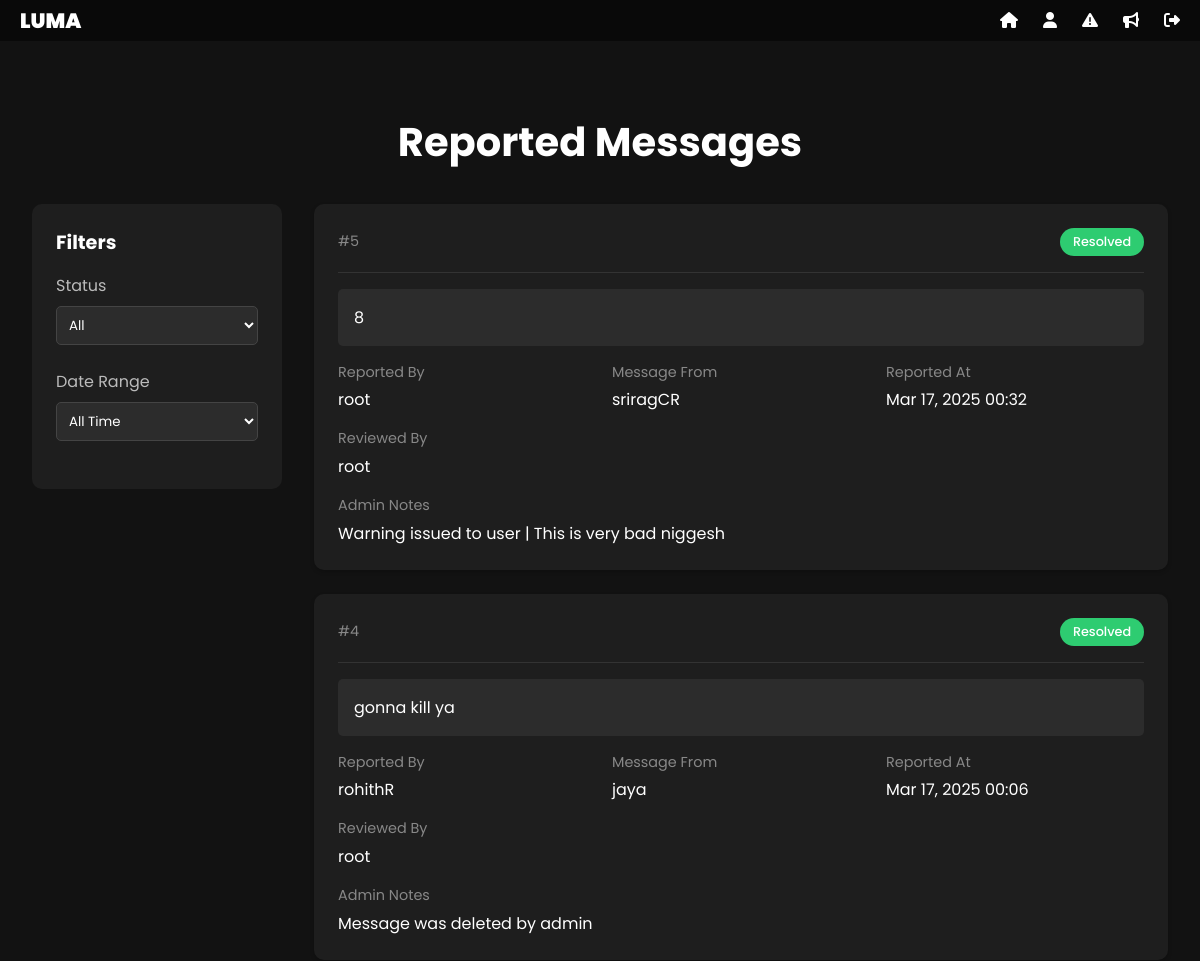
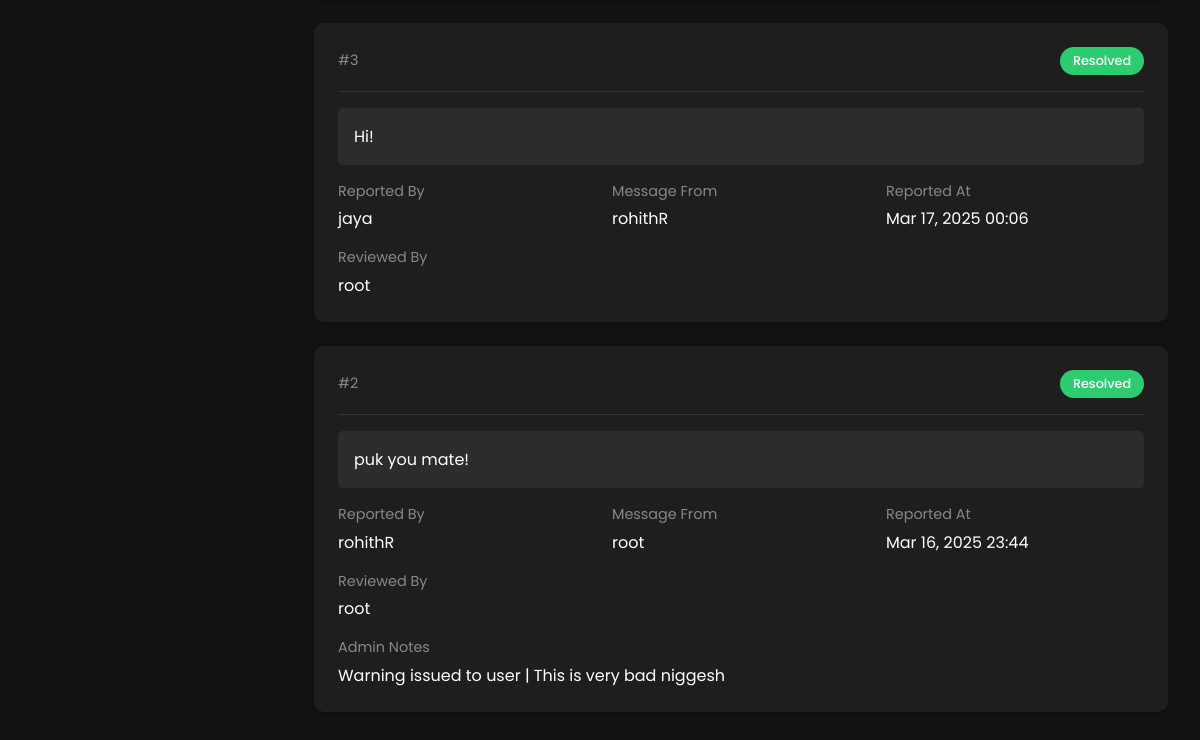
/admin-dashboard/reports/ (signed in), run on an earlier commit of the app's database (2 pictures, top to bottom).
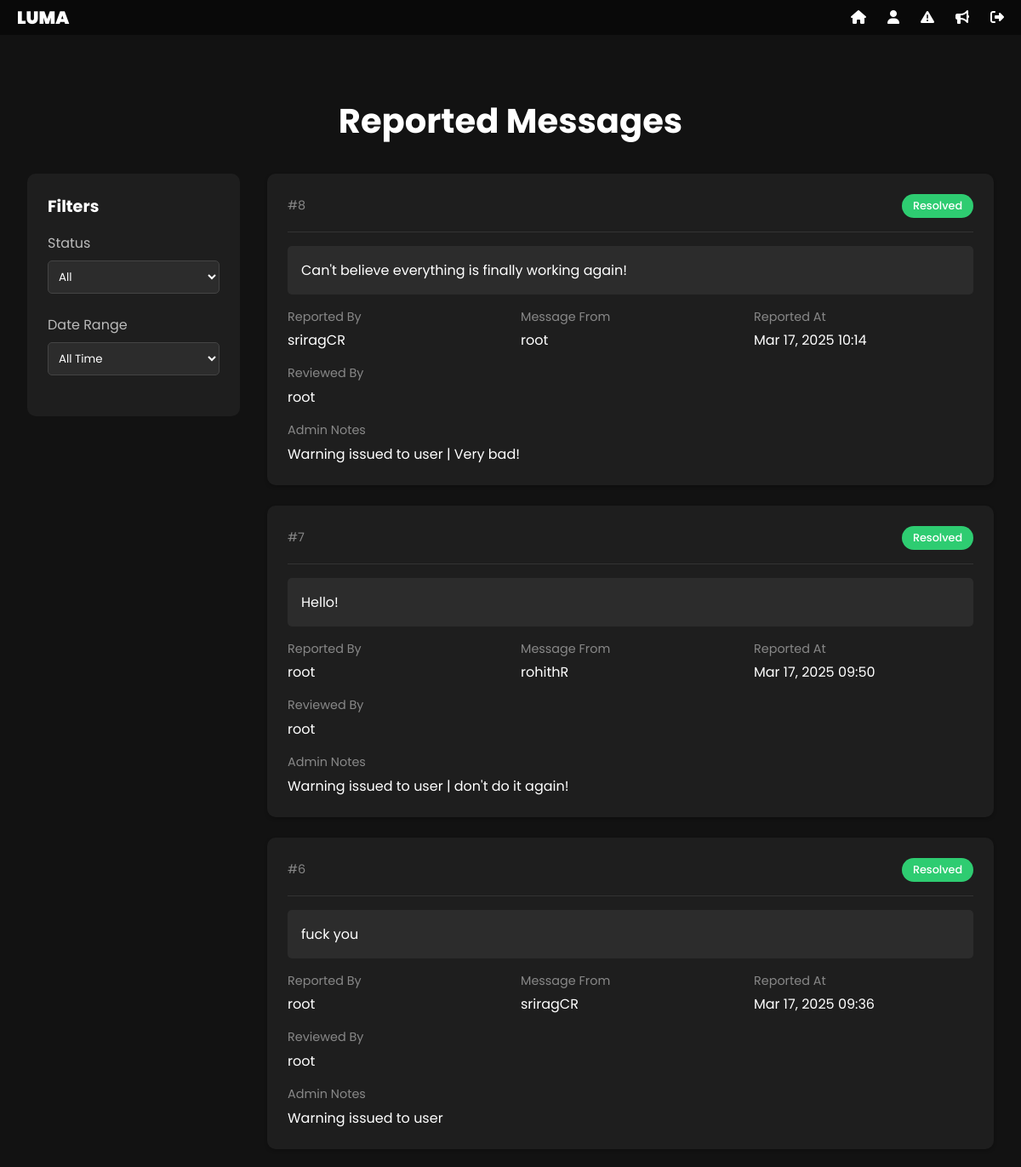
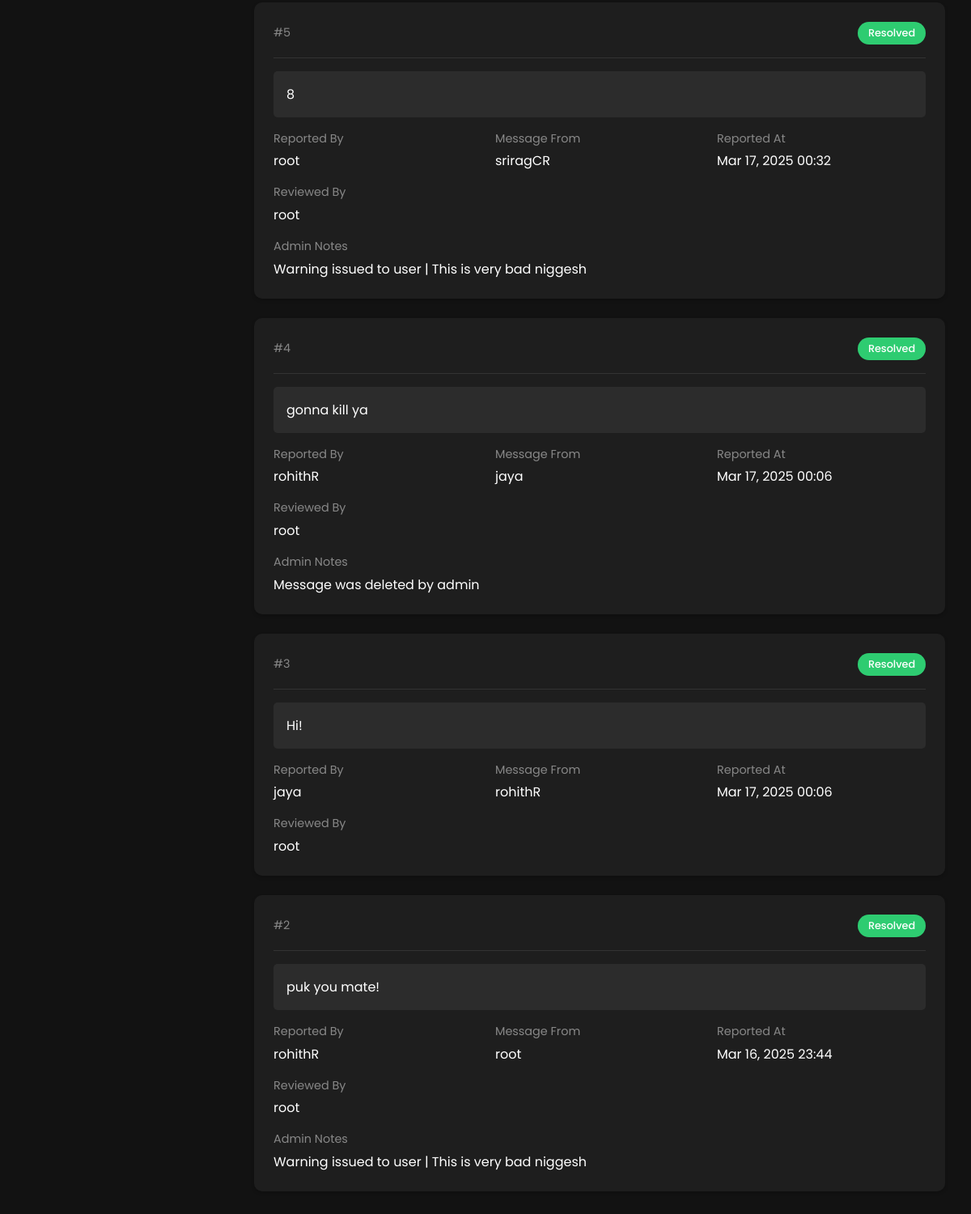
And on a later commit of the database (2 pictures, top to bottom).
### chat/models.py (models this page shows, shortened)
class Report(models.Model):
    REPORT_STATUSES = [
        ('pending', 'Pending Review'),
        ('reviewed', 'Reviewed'),
        ('resolved', 'Resolved'),
        ('dismissed', 'Dismissed'),
    ]
    message = models.ForeignKey(Message, related_name='reports', on_delete=models.CASCADE)
    reporter = models.ForeignKey(User, related_name='reported_messages', on_delete=models.CASCADE)
    reported_at = models.DateTimeField(auto_now_add=True)
    status = models.CharField(max_length=20, choices=REPORT_STATUSES, default='pending')
    reviewed_by = models.ForeignKey(User, related_name='reviewed_reports', on_delete=models.SET_NULL, null=True, blank=True)
    reviewed_at = models.DateTimeField(null=True, blank=True)
    notes = models.TextField(blank=True, null=True)
    class Meta:
        db_table = 'chat_report'
        ordering = ['-reported_at']

class Message(models.Model):
    chat = models.ForeignKey(Chat, related_name='messages', on_delete=models.CASCADE)
    sender = models.ForeignKey(User, on_delete=models.CASCADE)
    content = models.TextField()
    sent_at = models.DateTimeField(auto_now_add=True)
    read_by = models.ManyToManyField(User, related_name='read_messages', blank=True)
    deleted_for = models.ManyToManyField(User, related_name='deleted_messages', blank=True)
    deleted_for_everyone = models.BooleanField(default=False)
    class Meta:
        db_table = 'chat_message'
        ordering = ['sent_at']

class User(AbstractBaseUser):
    first_name = models.CharField(max_length=30)
    last_name = models.CharField(max_length=30)
    username = models.CharField(max_length=30, unique=True)
    email = models.EmailField(unique=True)
    profile_picture = models.ImageField(upload_to='profile_pics/', blank=True, null=True)  # Optional field
    created_at = models.DateTimeField(auto_now_add=True)
    is_active = models.BooleanField(default=True)
    is_admin = models.BooleanField(default=False)
    is_banned = models.BooleanField(default=False)
    ban_expiry = models.DateTimeField(null=True, blank=True)
    ban_reason = models.TextField(blank=True, null=True)
    objects = UserManager()
    USERNAME_FIELD = 'username'
    REQUIRED_FIELDS = ['email', 'first_name', 'last_name']
    class Meta:
        db_table = 'chat_user'
    def is_currently_banned(self):
        if not self.is_banned:
            return False
        if self.ban_expiry and timezone.now() > self.ban_expiry:
            self.unban_user()
            return False
        return True

### chat/views.py (the view, shortened to what this page needs)
# urls.py: path('admin-dashboard/reports/', admin_reports, name='admin_reports'),
@admin_required
def admin_reports(request):
    reports = Report.objects.select_related(
        'message', 'reporter', 'message__sender', 'reviewed_by'
    ).order_by('-reported_at')
    status = request.GET.get('status')
    if status:
        reports = reports.filter(status=status)
    date_range = request.GET.get('date')
    paginator = Paginator(reports, 10)  # Show 10 reports per page
    page = request.GET.get('page')
    try:
        reports = paginator.page(page)
    except PageNotAnInteger:
        reports = paginator.page(1)
    except EmptyPage:
        reports = paginator.page(paginator.num_pages)
    return render(request, 'admin_reports.html', {'reports': reports})

### chat/views.py (called while the page is built)
def admin_required(view_func):
    @wraps(view_func)
    def _wrapped_view(request, *args, **kwargs):
        if not request.user.is_authenticated:
            messages.error(request, 'Please login to access this page.')
            return redirect('admin_login')
        if not request.user.is_admin:
            messages.error(request, 'You do not have permission to access the admin area.')
            return redirect('home')
        return view_func(request, *args, **kwargs)
    return _wrapped_view

### templates/admin_reports.html (shortened to what this page needs)
{% extends 'admin_base.html' %}
{% block content %}
<div class="reports-header">
    <h1>Reported Messages</h1>
</div>
<div class="reports-container">
    <div class="filters">
        <h3>Filters</h3>
        <form id="filterForm" method="GET">
            <div class="filter-group">
                <label for="status">Status</label>
                <select name="status" id="status">
                    <option value="">All</option>
                </select>
            </div>
            <div class="filter-group">
                <label for="date">Date Range</label>
                <select name="date" id="date">
                    <option value="">All Time</option>
                </select>
            </div>
        </form>
    </div>
    <div class="reports-list">
        {% if reports %}
            {% for report in reports %}
            <div class="report-card">
                <div class="report-header">
                    <div class="report-info">
                        <span class="report-id">#{{ report.id }}</span>
                    </div>
                    <span class="report-status status-{{ report.status }}">
                        {{ report.get_status_display }}
                    </span>
                </div>
                <div class="message-content">
                    {{ report.message.content }}
                </div>
                <div class="report-details">
                    <div class="detail-group">
                        <div class="detail-label">Reported By</div>
                        <div class="detail-value">{{ report.reporter.username }}</div>
                    </div>
                    <div class="detail-group">
                        <div class="detail-label">Message From</div>
                        <div class="detail-value">{{ report.message.sender.username }}</div>
                    </div>
                    <div class="detail-group">
                        <div class="detail-label">Reported At</div>
                        <div class="detail-value">{{ report.reported_at|date:"M d, Y H:i" }}</div>
                    </div>
                    {% if report.reviewed_by %}
                    <div class="detail-group">
                        <div class="detail-label">Reviewed By</div>
                        <div class="detail-value">{{ report.reviewed_by.username }}</div>
                    </div>
                    {% endif %}
                </div>
                {% if report.notes %}
                <div class="notes-section">
                    <div class="detail-label">Admin Notes</div>
                    <div class="detail-value">{{ report.notes }}</div>
                </div>
                {% endif %}
            </div>
            {% endfor %}
        {% else %}
            <div class="no-reports">
                <h3>No reports found</h3>
                <p>There are currently no reported messages to review.</p>
            </div>
        {% endif %}
    </div>
</div>
{% endblock %}

### templates/admin_base.html (shortened to what this page needs)
<!DOCTYPE html>
<html lang="en">
  <head>
    <link
      href="https://cdnjs.cloudflare.com/ajax/libs/font-awesome/6.0.0/css/all.min.css"
      rel="stylesheet"
    />
  </head>
  <body>
    <nav class="navbar">
      <div class="logo"><a href="{% url 'home' %}">LUMA</a></div>
      <ul class="nav-links">
        <li>
          <a href="{% url 'admin_dashboard' %}" data-tooltip="Home">
            <i class="fa-solid fa-house"></i>
          </a>
        </li>
        <li>
          <a href="{% url 'manage_users' %}" data-tooltip="Users">
            <i class="fa-solid fa-user"></i>
          </a>
        </li>
        <li>
          <a href="{% url 'admin_reports' %}" data-tooltip="Reported">
            <i class="fas fa-exclamation-triangle"></i>
          </a>
        </li>
        <li>
          <a href="" data-tooltip="Admin Broadcast" onclick="openBroadcastModal(event)">
            <i class="fa-solid fa-bullhorn"></i>
          </a>
        </li>
        <li>
          <a href="{% url 'logout' %}" data-tooltip="Logout">
            <i class="fa-solid fa-right-from-bracket"></i>
          </a>
        </li>
      </ul>
    </nav>
    <div class="container">
      {% block content %}
      {% endblock %}
    </div>
  </body>
</html>

What changed in the data, as far as the page shows it:
added Report: id "8", status "Resolved", message.content "Can't believe everything is finally working again!", reporter.username "sriragCR", message.sender.username "root", reported_at "Mar 17, 2025 10:14", reviewed_by.username "root", notes "Warning issued to user | Very bad!"
added Report: id "7", status "Resolved", message.content "Hello!", reporter.username "root", message.sender.username "rohithR", reported_at "Mar 17, 2025 09:50", reviewed_by.username "root", notes "Warning issued to user | don't do it again!"
added Report: id "6", status "Resolved", message.content "fuck you", reporter.username "root", message.sender.username "sriragCR", reported_at "Mar 17, 2025 09:36", reviewed_by.username "root", notes "Warning issued to user"
